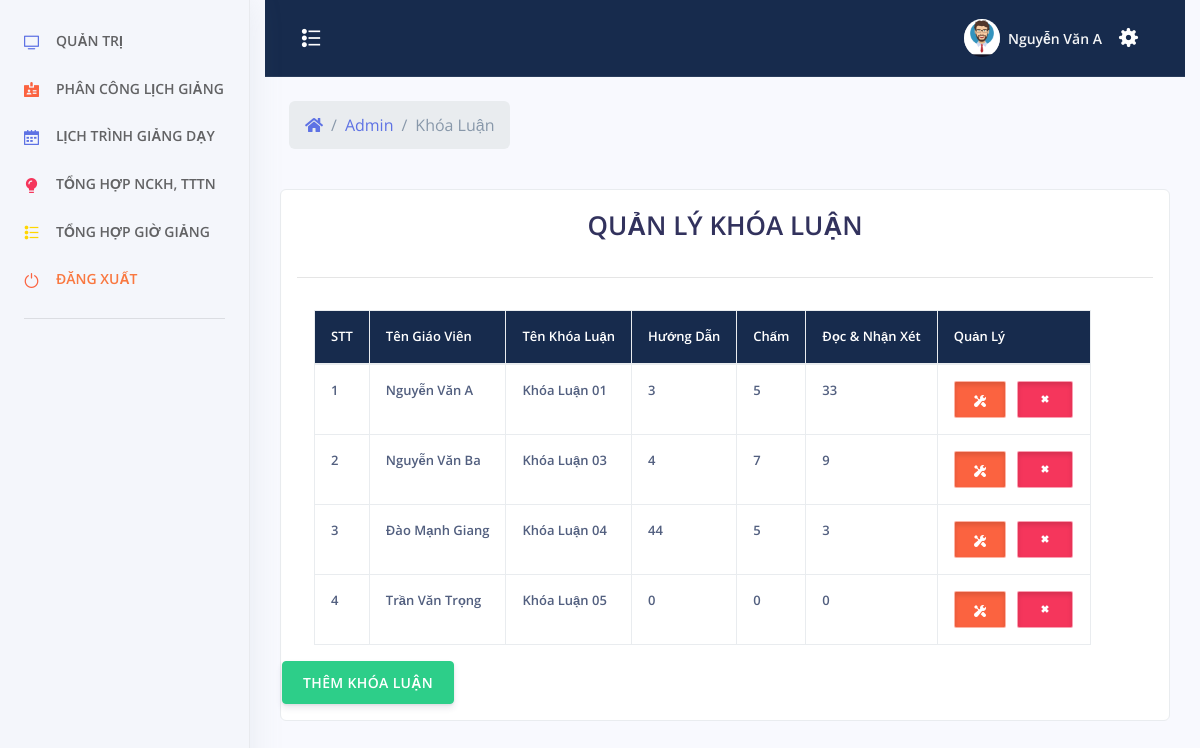
Page /admin/index.php?menu=khoaluan (signed in) on the committed database.
### tables this page shows
CREATE TABLE `khoa_luan` (
  `id` int(11) NOT NULL,
  `id_giaovien` int(11) NOT NULL,
  `ten` varchar(500) NOT NULL,
  `huong_dan` int(11) NOT NULL,
  `cham` int(11) NOT NULL,
  `doc` int(11) NOT NULL
);

CREATE TABLE `tai_khoan` (
  `id_tai_khoan` int(11) NOT NULL,
  `ten_tai_khoan` varchar(30) NOT NULL,
  `mat_khau` varchar(100) NOT NULL,
  `nhom_tai_khoan` tinyint(2) NOT NULL,
  `ten_sinh_vien` varchar(100) NOT NULL,
  `sdt` varchar(20) NOT NULL,
  `ngay_sinh` varchar(50) NOT NULL,
  `ngay_tao` datetime NOT NULL
);

### admin/khoa-luan.php (the view, shortened to what this page needs)
<?php
	include_once('../config/config.php');
	include_once('../header.php');
 ?>
<?php
		if($_SESSION["taikhoan"] == NULL){ ?>
			<script>
				window.location.href="../tai-khoan/dang-nhap.php";
			</script>
		<?php }else {?>
			<div class="row align-items-center py-4">
            <div class="col-lg-6 col-7">
              <nav aria-label="breadcrumb" class="d-none d-md-inline-block ml-md-4">
                <ol class="breadcrumb breadcrumb-links breadcrumb-dark">
                  <li class="breadcrumb-item"><a href="#"><i class="fas fa-home"></i></a></li>
                  <li class="breadcrumb-item"><a href="index.php">Admin</a></li>
                  <li class="breadcrumb-item active" aria-current="page">Khóa Luận</li>
                </ol>
              </nav>
            </div>
          </div>
    <div style="color:#FFF" class="col-xs-12 col-sm-12 col-md-12 col-lg-12 adminhihi">
		<div class="list-group-item">
		<?php
			$sql = "SELECT * FROM `khoa_luan`";
			$qr = mysqli_query($conn, $sql);
		 ?>
			<div class="caption">
			<h1 style="text-align: center">QUẢN LÝ KHÓA LUẬN</h1>
			</div>
			<hr>
			<div class="row">
				<table class="table table-bordered table-responsive">
					<tr class="chimuc">
						<th>STT</th>
						<th>Tên Giáo Viên</th>
						<th>Tên Khóa Luận</th>
						<th>Hướng Dẫn</th>
						<th>Chấm</th>
						<th>Đọc & Nhận Xét</th>
						<th>Quản Lý</th>
					</tr>
					<tbody>
						<?php $stt =1; ?>
					<?php while($row = mysqli_fetch_assoc($qr)){ ?>
						<tr>
							<td><?php echo $stt; $stt += 1; ?></td>
							<td><?php
								$idgv = $row["id_giaovien"];
								$sqlgv = "SELECT `ten_sinh_vien` FROM `tai_khoan` WHERE `id_tai_khoan` = '$idgv'";
								$qrgv = mysqli_query($conn, $sqlgv);
								$rowgv = mysqli_fetch_assoc($qrgv);
								echo $rowgv["ten_sinh_vien"];
							?>
							</td>
							<td><?php echo $row["ten"]?></td>
							<td><?php echo $row["huong_dan"]?></td>
							<td><?php echo $row["cham"]?></td>
							<td><?php echo $row["doc"]?></td>
							<td align="center">
                                <button type="button" id="sua" class="btn btn-warning btn-xs button-sua" title="Sửa"
                                tens="<?php echo $row["ten"]?>"
                                idgvs="<?php echo $row["id_giaovien"]?>"
                                idsua="<?php echo $row["id"]?>" ><span class="glyphicon glyphicon-edit"></span>
								<span class="btn-inner--icon"><i class="ni ni-settings"></i></span>
							</button>
  								<button type="button" id="xoa" xoa="<?php echo $row["id"]?>" class="btn btn-danger btn-xs button-sua" title="Xóa"><span class="glyphicon glyphicon-trash"></span>
								  <span class="btn-inner--icon"><i class="ni ni-fat-remove"></i></span>
							</button>
							</td>
						</tr>
						<?php } ?>
					</tbody>
				</table>
<br>
<center>
	<button type="button" class="btn btn-success"  data-toggle="modal" data-target="#themadmin">THÊM KHÓA LUẬN</button>
</center>
			</div>
		</div>
    </div>
	<?php } ?>
</div>
 <?php
	include_once('../footer.php');
 ?>

### assets/css/style.css (style rules this page uses)
i.ni.ni-fat-remove { font-size: 16px; }
span.btn-inner--icon { font-size: 12px; }
button.button-sua { width: auto; height: auto; text-align: center; padding: 7px 19px; border-radius: 2px; box-shadow: inset 0 3px 5px rgba(0, 0, 0, .125); border: 1px solid #ffffff85; }
table.table.table-bordered { border: none; }
table.table.table-bordered.table-responsive { margin-left: 32px; }
tr.chimuc { background-color: #172b4d; }
tr.chimuc th { color: white; }
.table td, .table th { font-size: .8125rem; white-space: nowrap; font-weight: 600!important; }

### rows in the picture
khoa_luan: tai_khoan.ten_sinh_vien "Nguyễn Văn A", ten "Khóa Luận 01", huong_dan "3", cham "5", doc "33"
khoa_luan: tai_khoan.ten_sinh_vien "Nguyễn Văn Ba", ten "Khóa Luận 03", huong_dan "4", cham "7", doc "9"
khoa_luan: tai_khoan.ten_sinh_vien "Đào Mạnh Giang", ten "Khóa Luận 04", huong_dan "44", cham "5", doc "3"
khoa_luan: tai_khoan.ten_sinh_vien "Trần Văn Trọng", ten "Khóa Luận 05", huong_dan "0", cham "0", doc "0"

### other values in the picture
$_SESSION["tensv"] "Nguyễn Văn A"
